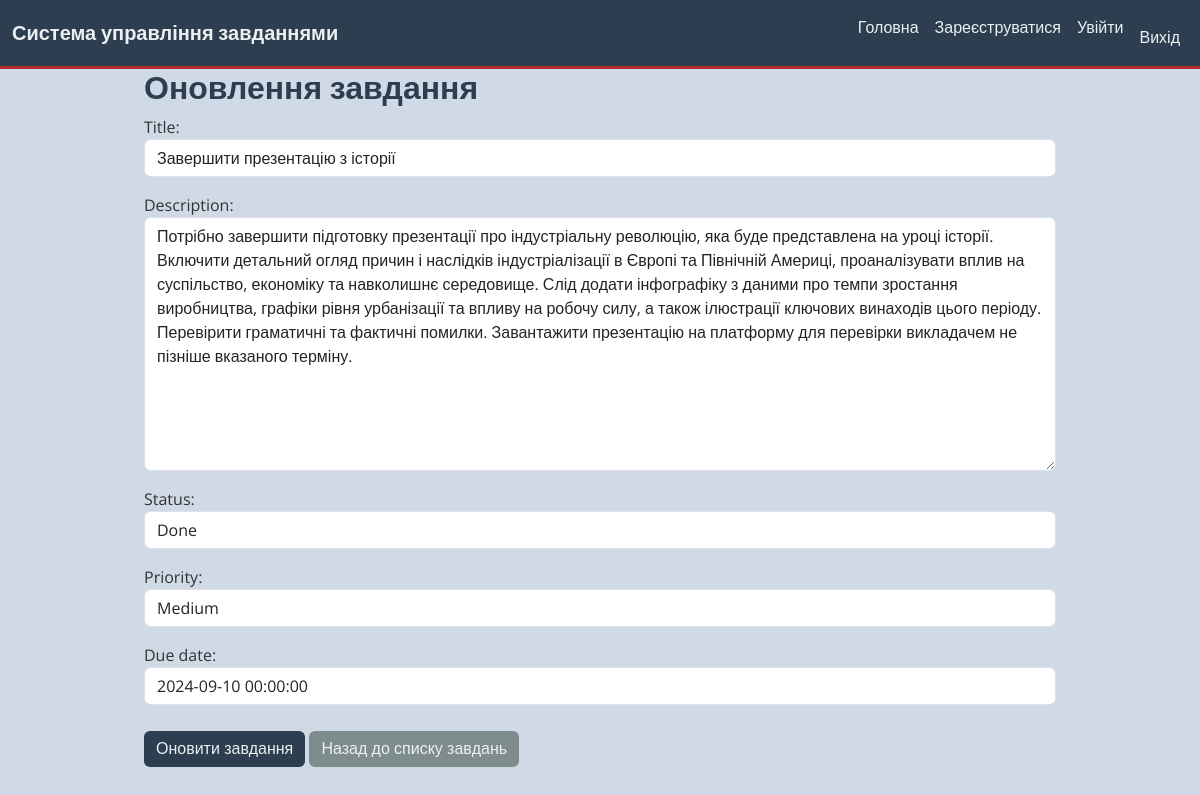
Page /1/update/ (signed in) on the committed database.
### tasks/models.py (models this page shows, shortened)
class Task(models.Model):
    STATUS_CHOICES = [
        ('todo', 'To Do'),
        ('in_progress', 'In Progress'),
        ('done', 'Done'),
    ]
    PRIORITY_CHOICES = [
        ('low', 'Low'),
        ('medium', 'Medium'),
        ('high', 'High'),
    ]
    title = models.CharField(max_length=256)
    description = models.TextField()
    status = models.CharField(max_length=20, choices=STATUS_CHOICES, default='todo')
    priority = models.CharField(max_length=20, choices=PRIORITY_CHOICES, default='medium')
    due_date = models.DateTimeField(null=True, blank=True)
    creator = models.ForeignKey(User, on_delete=models.CASCADE, related_name='tasks')

### tasks/views.py (the view)
# urls.py: path('<int:pk>/update/', views.TaskUpdateView.as_view(), name='task-update'),
class TaskUpdateView(LoginRequiredMixin, UserIsOwnerMixin, UpdateView):
    model = models.Task
    form_class = TaskForm
    template_name = 'tasks/task_update_form.html'
    success_url = reverse_lazy('tasks:task-list')

### tasks/forms.py
class TaskForm(forms.ModelForm):
    class Meta:
        model = Task
        fields = ['title', 'description', 'status', 'priority', 'due_date']
    def __init__(self, *args, **kwargs):
        super(TaskForm, self).__init__(*args, **kwargs)
        for field in self.fields:
            self.fields[field].widget.attrs.update({'class': 'form-control'})
        self.fields['due_date'].widget.attrs['class'] += ' datepicker'

### tasks/mixins.py (called while the page is built)
    def dispatch(self, request, *args, **kwargs):
        instance = self.get_object()
        if instance.creator != self.request.user:
            raise PermissionDenied
        return super().dispatch(request, *args, **kwargs)

### templates/tasks/task_update_form.html (shortened to what this page needs)
{% extends 'tasks/base.html' %}
{% block content %}
<div class="container">
    <h2>Оновлення завдання</h2>
    <form method="post">
        {{ form.as_p }}
        <button type="submit" class="btn btn-primary">Оновити завдання</button>
        <a href="{% url 'tasks:task-list' %}" class="btn btn-secondary">Назад до списку завдань</a>
    </form>
</div>
{% endblock %}

### static/css/style.css (style rules this page uses)
body { font-family: 'Open Sans', sans-serif; background-color: #d0d9e6; color: #333; }
.btn { background-color: #2C3E50; color: #ECF0F1; border: none; font-family: 'Poppins', sans-serif; transition: background-color 0.3s, color 0.3s; margin-top: 10px; }
.btn-primary { background-color: #2C3E50; }
.btn-secondary { background-color: #7F8C8D; }
h1, h2, h3 { color: #2C3E50; font-family: 'Poppins', sans-serif; font-weight: 600; }
a { color: #2C3E50; text-decoration: none; font-weight: 600; }
.container { max-width: 960px; margin: 0 auto; }

### rows in the picture
Task: title "Завершити презентацію з історії", description "Потрібно завершити підготовку презентації про індустріальну революцію, яка буде представлена на уроці історії. Включити детальний огляд причин і наслідків індустріалізації в Європі та Північній Америці, проаналізувати вплив на суспільство, економіку та навколишнє середовище. Слід додати інфографіку з даними про темпи зростання виробництва, графіки рівня урбанізації та впливу на робочу силу, а також ілюстрації ключових винаходів цього періоду. Перевірити граматичні та фактичні помилки. Завантажити презентацію на платформу для перевірки викладачем не пізніше вказаного терміну.", status "Done", priority "Medium", due_date "2024-09-10 00:00:00"
